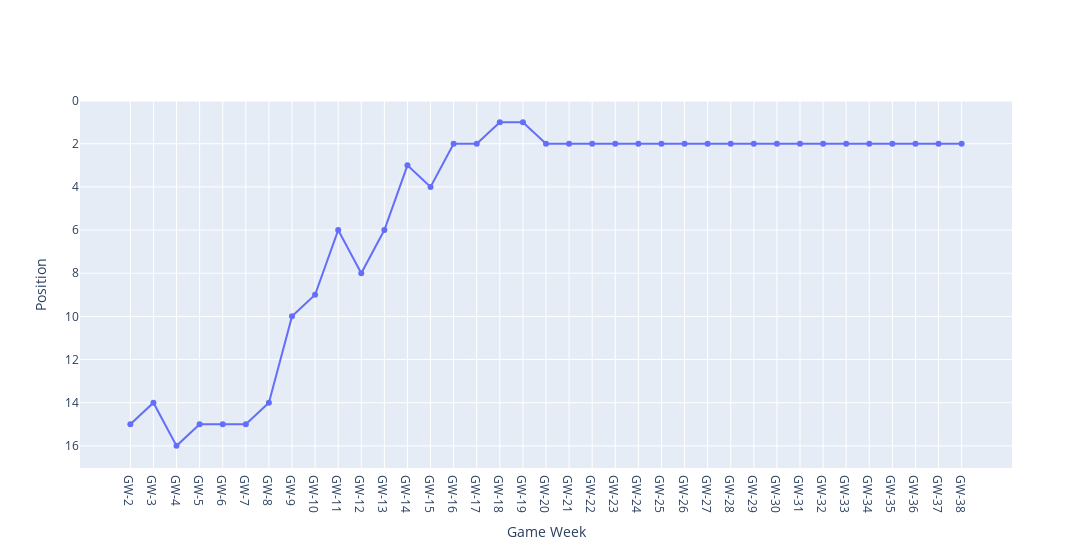

The notebook cell this image was saved under:
### Code cell
fig = go.Figure()
fig.add_trace(go.Scatter(x=(utd.columns[1:]), y=utd.iloc[0,1:], mode = 'lines+markers',
                         name = ' Manchester United Stats'))
fig.update_yaxes(autorange='reversed', title='Position')
fig.update_xaxes(title='Game Week')
fig.update_layout(width = 1500, height = 550)

### Figure 1 — Plotly figure (JSON) as saved in the notebook; plotly's stock layout.template omitted (floating-point values rounded to 4 significant figures)
{"data": [{"mode": "lines+markers", "name": " Manchester United Stats", "type": "scatter", "x": ["GW-2", "GW-3", "GW-4", "GW-5", "GW-6", "GW-7", "GW-8", "GW-9", "GW-10", "GW-11", "GW-12", "GW-13", "GW-14", "GW-15", "GW-16", "GW-17", "GW-18", "GW-19", "GW-20", "GW-21", "GW-22", "GW-23", "GW-24", "GW-25", "GW-26", "GW-27", "GW-28", "GW-29", "GW-30", "GW-31", "GW-32", "GW-33", "GW-34", "GW-35", "GW-36", "GW-37", "GW-38"], "y": [15, 14, 16, 15, 15, 15, 14, 10, 9, 6, 8, 6, 3, 4, 2, 2, 1, 1, 2, 2, 2, 2, 2, 2, 2, 2, 2, 2, 2, 2, 2, 2, 2, 2, 2, 2, 2]}], "layout": {"height": 550, "width": 1500, "xaxis": {"autorange": true, "range": [-2.125, 38.13], "title": {"text": "Game Week"}, "type": "category"}, "yaxis": {"autorange": true, "range": [17.03, -0.02535], "title": {"text": "Position"}, "type": "linear"}}}
